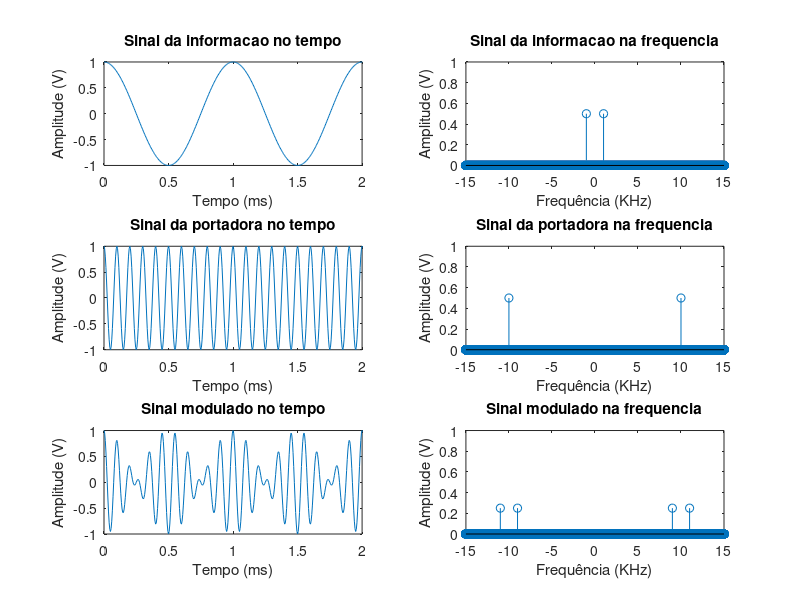
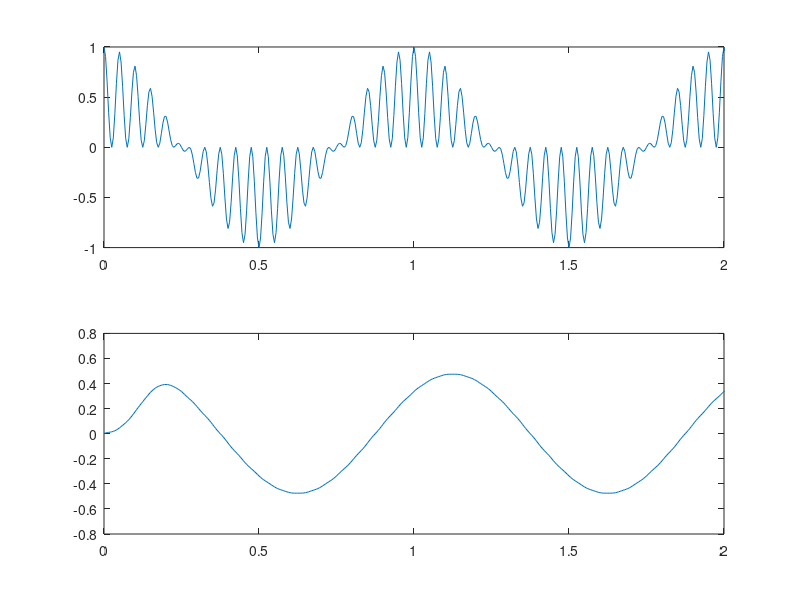

Write the MATLAB code that produced these figures, in order.
% --- SISTEMAS DE COMUNICACAO 1 ---
% AULA 7: Modulacao em amplitude AM-DSB-SC
% DIA 05/03/2018
% Jessica de Souza

close all;
clear all;
clc;

%dados
N = 200;    % numero de amostras
f_m = 1e3;  %frequencia da informação
f_p = 10e3; %frequencia da portadora
fs = N*f_m; % frequencia de amostragem
ts = 1/fs;

t = [0:ts:1-ts];  %duracao de 1s
f = [-fs/2:fs/2-1];

%Criando os sinais no tempo
m_t = cos(2*pi*t*f_m); %sinal modulante
c_t = cos(2*pi*t*f_p); %sinal da portadora
s_t = m_t .* c_t;      %sinal modulado

%criando os sinais na frequencia
X_m = fftshift(fft(m_t)/length(m_t));
X_c = fftshift(fft(c_t)/length(c_t));
X_s = fftshift(fft(s_t)/length(s_t));

%plot dos sinais no tempo e na frequencia
figure,
subplot(321);
plot(t*1e3,m_t);
xlim([0 2]);
title('Sinal da informacao no tempo');
xlabel('Tempo (ms)');
ylabel('Amplitude (V)');

subplot(322);
stem(f/1000,X_m);
xlim([-15 15]);
ylim([0 1]);
title('Sinal da informacao na frequencia');
xlabel('Frequência (KHz)');
ylabel('Amplitude (V)');

subplot(323);
plot(t*1e3,c_t);
xlim([0 2]);
title('Sinal da portadora no tempo');
xlabel('Tempo (ms)');
ylabel('Amplitude (V)');

subplot(324);
stem(f/1000,X_c);
xlim([-15 15]);
ylim([0 1]);
title('Sinal da portadora na frequencia');
xlabel('Frequência (KHz)');
ylabel('Amplitude (V)');

subplot(325);
plot(t*1e3,s_t);
xlim([0 2]);
title('Sinal modulado no tempo');
xlabel('Tempo (ms)');
ylabel('Amplitude (V)');

subplot(326);
stem(f/1000,X_s);
xlim([-15 15]);
ylim([0 1]);
title('Sinal modulado na frequencia');  %note a portadora suprimida
xlabel('Frequência (KHz)');
ylabel('Amplitude (V)');

%%
%demodulando

%passo 1 = multiplica por c_t
s_dem = s_t.*c_t;  %para demodular multiplica pela envoltoria novamente

% passo 2 = filtragem passa baixa para detectar envoltoria 
filtro = fir1(50,(1500*2)/200e4);
m_t_filtrado = filter(filtro,1,s_dem);

figure,
subplot(211), plot(t*1e3,s_dem);
xlim([0 2]);
subplot(212), plot(t*1e3,m_t_filtrado);
xlim([0 2]);
